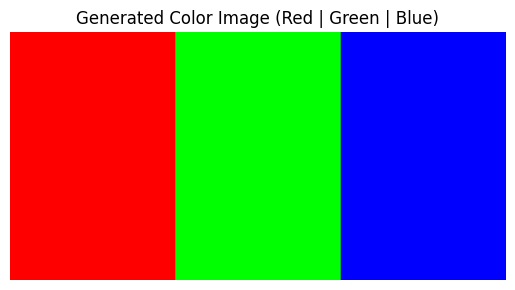
#> input picture Image/output1.png, 515 x 290 px, found by its file name
$ python contrast3.py
#> lines starting #> are read from the running program, lines starting #| are printed output that depends on the picture
import cv2

img = cv2.imread("output1.png", cv2.IMREAD_GRAYSCALE)
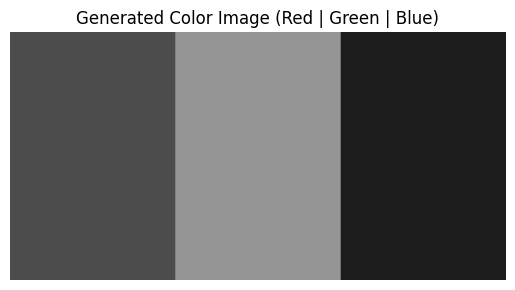
#> img: shape (290, 515); min 0, max 255, mean 112.5

def update(val):
    alpha = val / 10   # scale: 0.1 → 3.0
    contrast = cv2.convertScaleAbs(img, alpha=alpha, beta=0)
    cv2.imshow("Contrast Control", contrast)

cv2.imshow("Contrast Control", img)
cv2.createTrackbar("Contrast", "Contrast Control", 10, 30, update)

update(10)
cv2.waitKey(0)
cv2.destroyAllWindows()
